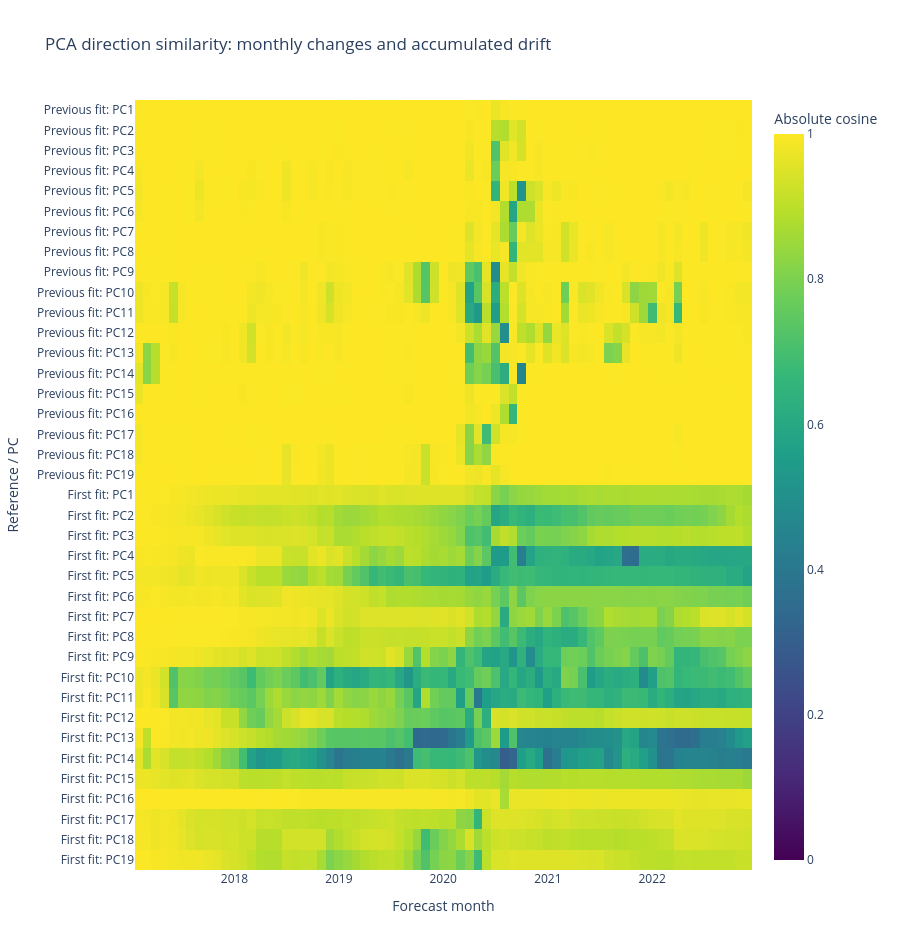

Notebook code for this chart:
### Code cell
monthly_similarity = monthly_stability.similarity.unstack().reindex(columns=evr.index)
initial_similarity = initial_stability.similarity.unstack().reindex(columns=evr.index)

stability_plot = pd.concat(
    {"Previous fit": monthly_similarity.T, "First fit": initial_similarity.T}
)
stability_plot.index = [f"{reference}: {pc}" for reference, pc in stability_plot.index]

fig = px.imshow(
    stability_plot,
    zmin=0,
    zmax=1,
    color_continuous_scale="Viridis",
    aspect="auto",
    height=950,
    title="PCA direction similarity: monthly changes and accumulated drift",
    labels={"color": "Absolute cosine", "x": "Forecast month", "y": "Reference / PC"},
)
fig.show()

### Figure 1 — Plotly figure (JSON) as saved in the notebook; plotly's stock layout.template omitted (floating-point values rounded to 4 significant figures; data arrays with more than 128 entries replaced by an {"elided": "..."} marker saying what was removed)
{"data": [{"coloraxis": "coloraxis", "hovertemplate": "Forecast month: %{x}<br>Reference / PC: %{y}<br>Absolute cosine: %{z}<extra></extra>", "name": "0", "type": "heatmap", "x": ["2017-02", "2017-03", "2017-04", "2017-05", "2017-06", "2017-07", "2017-08", "2017-09", "2017-10", "2017-11", "2017-12", "2018-01", "2018-02", "2018-03", "2018-04", "2018-05", "2018-06", "2018-07", "2018-08", "2018-09", "2018-10", "2018-11", "2018-12", "2019-01", "2019-02", "2019-03", "2019-04", "2019-05", "2019-06", "2019-07", "2019-08", "2019-09", "2019-10", "2019-11", "2019-12", "2020-01", "2020-02", "2020-03", "2020-04", "2020-05", "2020-06", "2020-07", "2020-08", "2020-09", "2020-10", "2020-11", "2020-12", "2021-01", "2021-02", "2021-03", "2021-04", "2021-05", "2021-06", "2021-07", "2021-08", "2021-09", "2021-10", "2021-11", "2021-12", "2022-01", "2022-02", "2022-03", "2022-04", "2022-05", "2022-06", "2022-07", "2022-08", "2022-09", "2022-10", "2022-11", "2022-12"], "xaxis": "x", "y": ["Previous fit: PC1", "Previous fit: PC2", "Previous fit: PC3", "Previous fit: PC4", "Previous fit: PC5", "Previous fit: PC6", "Previous fit: PC7", "Previous fit: PC8", "Previous fit: PC9", "Previous fit: PC10", "Previous fit: PC11", "Previous fit: PC12", "Previous fit: PC13", "Previous fit: PC14", "Previous fit: PC15", "Previous fit: PC16", "Previous fit: PC17", "Previous fit: PC18", "Previous fit: PC19", "First fit: PC1", "First fit: PC2", "First fit: PC3", "First fit: PC4", "First fit: PC5", "First fit: PC6", "First fit: PC7", "First fit: PC8", "First fit: PC9", "First fit: PC10", "First fit: PC11", "First fit: PC12", "First fit: PC13", "First fit: PC14", "First fit: PC15", "First fit: PC16", "First fit: PC17", "First fit: PC18", "First fit: PC19"], "yaxis": "y", "z": {"elided": "38x71 float values"}}], "layout": {"coloraxis": {"autocolorscale": false, "cmax": 1, "cmin": 0, "colorbar": {"title": {"text": "Absolute cosine"}}, "colorscale": [[0, "#440154"], [0.1111, "#482878"], [0.2222, "#3e4989"], [0.3333, "#31688e"], [0.4444, "#26828e"], [0.5556, "#1f9e89"], [0.6667, "#35b779"], [0.7778, "#6ece58"], [0.8889, "#b5de2b"], [1, "#fde725"]]}, "height": 950, "title": {"text": "PCA direction similarity: monthly changes and accumulated drift"}, "xaxis": {"anchor": "y", "domain": [0, 1], "title": {"text": "Forecast month"}}, "yaxis": {"anchor": "x", "autorange": "reversed", "domain": [0, 1], "title": {"text": "Reference / PC"}}}}
